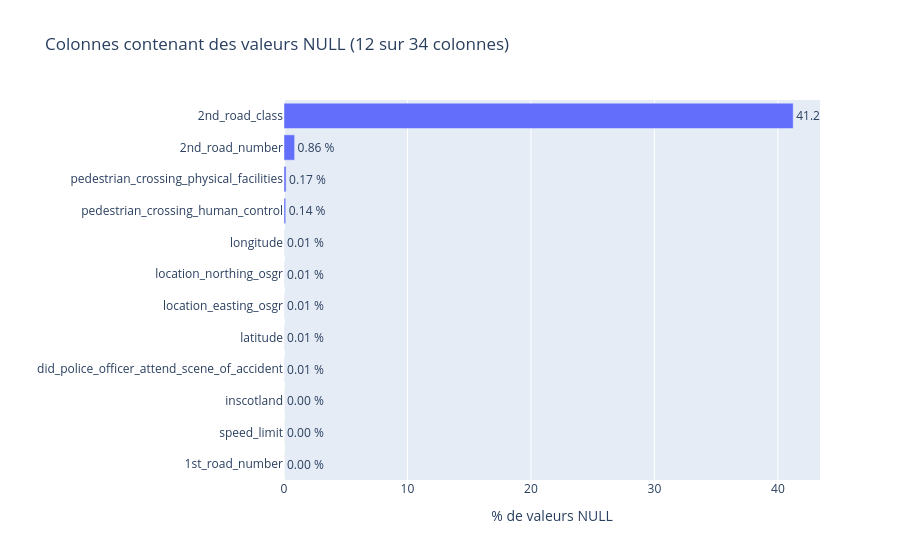

Source (notebook cell):
### Code cell
# Graphique 1 — Taux de valeurs NULL par colonne (table accidents Bronze)
# `null_report` ne contient qu'une ligne par colonne (~35 lignes) : toPandas() sans risque
import plotly.express as px

pdf_nulls = (null_report.filter(F.col("nb_nulls") > 0)
             .orderBy("pct_nulls")
             .toPandas())

fig = px.bar(
    pdf_nulls, x="pct_nulls", y="colonne", orientation="h", text="pct_nulls",
    hover_data=["nb_nulls"],
    labels={"pct_nulls": "% de valeurs NULL", "colonne": ""},
    title=f"Colonnes contenant des valeurs NULL ({len(pdf_nulls)} sur {len(data_cols)} colonnes)",
)
fig.update_traces(texttemplate="%{text:.2f} %", textposition="outside")
fig.show()

### Figure 1 — Plotly figure (JSON) as saved in the notebook; plotly's stock layout.template omitted (floating-point values rounded to 4 significant figures)
{"data": [{"customdata": [[2], [37], [53], [278], [174], [164], [164], [175], [2920], [3560], [17593], [844272]], "hovertemplate": "% de valeurs NULL=%{text}<br>=%{y}<br>nb_nulls=%{customdata[0]}<extra></extra>", "legendgroup": "", "marker": {"color": "#636efa", "pattern": {"shape": ""}}, "name": "", "orientation": "h", "showlegend": false, "text": [0.0, 0.0, 0.0, 0.01, 0.01, 0.01, 0.01, 0.01, 0.14, 0.17, 0.86, 41.24], "textposition": "outside", "texttemplate": "%{text:.2f} %", "type": "bar", "x": [0.0, 0.0, 0.0, 0.01, 0.01, 0.01, 0.01, 0.01, 0.14, 0.17, 0.86, 41.24], "xaxis": "x", "y": ["1st_road_number", "speed_limit", "inscotland", "did_police_officer_attend_scene_of_accident", "latitude", "location_easting_osgr", "location_northing_osgr", "longitude", "pedestrian_crossing_human_control", "pedestrian_crossing_physical_facilities", "2nd_road_number", "2nd_road_class"], "yaxis": "y"}], "layout": {"barmode": "relative", "legend": {"tracegroupgap": 0}, "title": {"text": "Colonnes contenant des valeurs NULL (12 sur 34 colonnes)"}, "xaxis": {"anchor": "y", "domain": [0, 1], "title": {"text": "% de valeurs NULL"}}, "yaxis": {"anchor": "x", "domain": [0, 1], "title": {"text": ""}}}}
